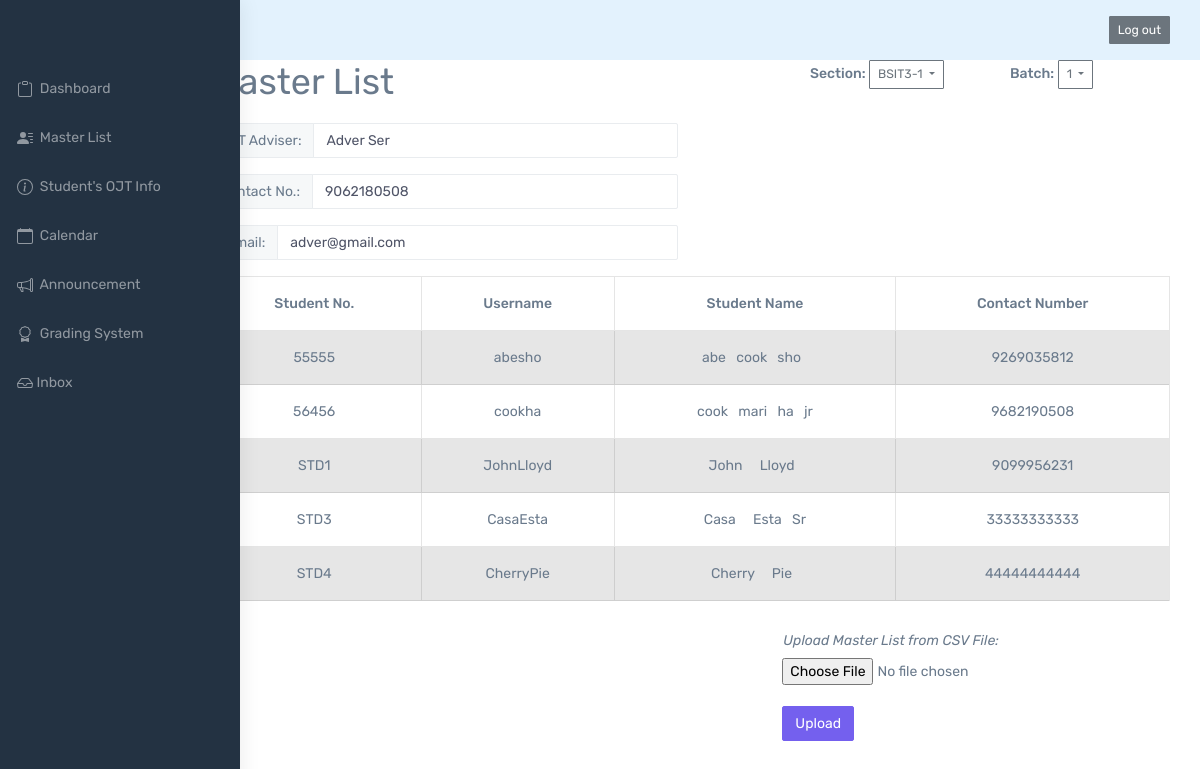
Screenshot of /index.php/master_list with the database file from the repository.
### tables this page shows
CREATE TABLE `tbl_advisers` (
  `id` varchar(50) NOT NULL,
  `username` varchar(50) NOT NULL,
  `email` varchar(50) NOT NULL,
  `image` varchar(200) DEFAULT NULL,
  `firstName` varchar(50) NOT NULL,
  `middleName` varchar(50) DEFAULT NULL,
  `lastName` varchar(50) NOT NULL,
  `suffix` varchar(50) DEFAULT NULL,
  `batchID` int(11) NOT NULL,
  `sectionID` int(11) NOT NULL,
  `contactNumber` varchar(11) NOT NULL
);

CREATE TABLE `tbl_section` (
  `sectionID` int(11) NOT NULL,
  `section` varchar(11) NOT NULL
);

CREATE TABLE `tbl_batch` (
  `batchID` int(11) NOT NULL,
  `batchName` varchar(11) NOT NULL,
  `year` year(4) NOT NULL
);

CREATE TABLE `tbl_student` (
  `studentNumber` varchar(20) NOT NULL,
  `username` varchar(100) NOT NULL,
  `firstName` varchar(50) NOT NULL,
  `middleName` varchar(20) DEFAULT NULL,
  `lastName` varchar(50) NOT NULL,
  `suffix` varchar(3) DEFAULT NULL,
  `totalHours` int(20) DEFAULT NULL,
  `sectionID` int(11) NOT NULL,
  `batchID` int(11) NOT NULL,
  `contactNumber` varchar(11) NOT NULL
);

### application/controllers/Master_list.php (called while the page is built, shortened)
<?php
class Master_list extends CI_Controller {
    function __construct() {
        $this->load->model('crud_model');
        $this->load->library('csvimport');
    }
    function index() {
        $data['addressbook'] = $this->crud_model->get_addressbook();
        $data['section'] = $this->crud_model->getSection();
        $data['batch'] = $this->crud_model->getBatch();
        $data['row'] = $this->crud_model->getAll();
        $this->load->view('master_list_view', $data);
    }
}

### index.php (called while the page is built, shortened)
<?php
require_once BASEPATH.'core/CodeIgniter.php';

### application/models/crud_model.php (called while the page is built, shortened)
<?php
class crud_model extends CI_Model {
    function get_addressbook() {
        $this->db->select('*');
        $this->db->from('tbl_student');
        $this->db->join('tbl_section', 'tbl_section.sectionID = tbl_student.sectionID');
        $this->db->join('tbl_batch', 'tbl_student.batchID = tbl_batch.batchID');
        $this->db->where('tbl_batch.batchID',1);
        $this->db->where('tbl_section.sectionID', 1);
        $query = $this->db->get();
        return $query->result();
    }
    function getAll() {
        $this->db->select('*');
        $this->db->from('tbl_advisers');
        $this->db->join('tbl_section', 'tbl_section.sectionID = tbl_advisers.sectionID');
        $this->db->join('tbl_batch', 'tbl_advisers.batchID = tbl_batch.batchID');
        $this->db->where('tbl_batch.batchID', 1);
        $this->db->where('tbl_section.sectionID', 1);
        $query = $this->db->get();
        return $query->row();
    }
}

### application/views/master_list_view.php (the view, shortened to what this page needs)
<!DOCTYPE html>
<html dir="ltr" lang="en">
    <link href="<?php echo base_url("assets/css/style.min.css"); ?>" rel="stylesheet">
<head>
    <nav  class="navbar navbar-expand-lg navbar-light " style="background-color: #e3f2fd;">
        <div class="container d-flex justify-content-end">
            <div class="row">
                <div class="col-12">
                        <div class="navbar-text d-flex">
                        <button type="button" class="btn btn-secondary btn-sm" data-bs-toggle="modal" data-bs-target="#exampleModal"> Log out </button>
                        </div>
                    </div>
                </div>
            </div>
    </nav>
</head>
<body>
    <div id="main-wrapper" data-navbarbg="skin6" data-theme="light" data-layout="vertical" data-sidebartype="full"
        data-boxed-layout="full">
        <div class="row">
        <aside class="left-sidebar" data-sidebarbg="skin5">
            <div class="scroll-sidebar">
                <nav class="sidebar-nav">
                    <ul id="sidebarnav">
                        <li class="sidebar-item">
                            <a class="sidebar-link waves-effect waves-dark sidebar-link" href="<?php echo base_url() ?>index.php/Admin"
                                aria-expanded="false">
                                <span class="hide-menu">  &nbsp; Dashboard</span>
                            </a>
                        </li>
                        <li class="sidebar-item">
                            <a class="sidebar-link waves-effect waves-dark sidebar-link" href="<?php echo base_url() ?>index.php/Master_list"
                                aria-expanded="false">
                                <span class="hide-menu"> &nbsp; Master List</span>
                            </a>
                        </li>
                        <li class="sidebar-item">
                            <a class="sidebar-link waves-effect waves-dark sidebar-link" href="<?php echo base_url() ?>index.php/Ojt"
                                aria-expanded="false">
                                <span class="hide-menu"> &nbsp; Student's OJT Info</span>
                            </a>
                        </li>
                        <li class="sidebar-item">
                            <a class="sidebar-link waves-effect waves-dark sidebar-link" href="<?php echo base_url() ?>index.php/Calendar"
                                aria-expanded="false">
                                <span class="hide-menu">&nbsp; Calendar</span>
                            </a>
                        </li>
                        <li class="sidebar-item">
                            <a class="sidebar-link waves-effect waves-dark sidebar-link" href="<?php echo base_url() ?>index.php/Announcement"
                                aria-expanded="false">
                                <span class="hide-menu">&nbsp; Announcement</span>
                            </a>
                        </li>
                        <li class="sidebar-item">
                            <a class="sidebar-link waves-effect waves-dark sidebar-link" href="<?php echo base_url() ?>index.php/Grading"
                                aria-expanded="false">
                                <span class="hide-menu">&nbsp; Grading System</span>
                            </a>
                        </li>
                        <li class="sidebar-item">
                            <a class="sidebar-link waves-effect waves-dark sidebar-link" href="<?php echo base_url() ?>index.php/Inbox"
                                aria-expanded="false">
                                <span class="hide-menu">&nbsp;Inbox</span>
                            </a>
                        </li>
                    </ul>
                </nav>
            </div>
        </aside>
        </div>
        </div>
    <div class="container">
        <div class="row">
        <div class="col-2"> </div>
        <div class="col-6">
        <h1> Master List </h1>
            </div>
            <div class="col">
            <label for="exampleInputEmail1">Section:</label>
                    <div class="btn-group">
                    <button type="button" class="btn btn-outline-secondary btn-sm dropdown-toggle" data-bs-toggle="dropdown" aria-expanded="false">
                    <?php echo $row->section;?>
                    </button>
                    </div>
            </div>
            <div class="col">
            <label for="exampleInputEmail1">Batch:</label>
             <div class="btn-group">
                    <button type="button" class="btn btn-outline-secondary btn-sm dropdown-toggle" data-bs-toggle="dropdown" aria-expanded="false">
                    <?php echo $row->batchName;?>
                    </button>
                    </div>
            </div>
        <br>  <br>  <br>
        <div class="row">
            <div class="col-2">
            </div>
            <div class="col-5">
                <div class="input-group mb-3">
                <span class="input-group-text" id="inputGroup-sizing-default">OJT Adviser: </span>
                <input type="text" class="form-control" aria-label="Sizing example input" aria-describedby="inputGroup-sizing-default" value="<?php echo $row->firstName;?> <?php echo $row->lastName;?>">
                </div>
            </div>
        </div>
        <div class="row">
            <div class="col-2">
            </div>
            <div class="col-5">
                <div class="input-group mb-3">
                <span class="input-group-text" id="inputGroup-sizing-default">Contact  No.: </span>
                <input type="text" class="form-control" aria-label="Sizing example input" aria-describedby="inputGroup-sizing-default" value="<?php echo $row->contactNumber;?>">
                </div>
            </div>
        </div>
        <div class="row">
            <div class="col-2">
            </div>
            <div class="col-5">
                <div class="input-group mb-3">
                <span class="input-group-text" id="inputGroup-sizing-default">E-mail: </span>
                <input type="text" class="form-control" aria-label="Sizing example input" aria-describedby="inputGroup-sizing-default" value="<?php echo $row->email;?>">
                </div>
            </div>
        </div>
        <div class="row">
        <div class="col-2">
            </div>
            <div class="col-10">
            <div class="table table-responsive"><table class="table text-center  table-bordered table-striped">
                <thead >
                    <tr>
                    <th scope="col">Student No.</th>
                    <th scope="col">Username</th>
                    <th scope="col">Student Name</th>
                    <th scope="col">Contact Number</th>
                    </tr>
                </thead>
                <tbody>
                <?php foreach ($addressbook as $row): ?>
                            <tr>
                                <td><?php echo $row->studentNumber; ?></td>
                                <td><?php echo $row->username; ?></td>
                                <td><?php echo $row->firstName;?> &nbsp; <?php echo $row->middleName; ?> &nbsp; <?php echo $row->lastName; ?> &nbsp; <?php echo $row->suffix; ?> </td>
                                <td><?php echo $row->contactNumber; ?></td>
                            </tr>
                <?php endforeach; ?>
                </tbody>
        </table></div>
            </div>
            <div class="d-flex justify-content-end">
            <div class="col-2">
                </div>
                <div class="col-4">
                <div class="input-group">
                <h6> <i>Upload Master List from CSV File:</i></h6>
                        <form method="post" action="<?php echo site_url() ?>/Master_list/importcsv" enctype="multipart/form-data">
                        <input type="file" name="userfile" ><br><br>
                        <input type="submit" name="submit" value="Upload" class="btn btn-primary">
                     </form>
                        </div>
                </div>
            </div>
        </div>
</body>
</html>

### rows the page displays
tbl_advisers: sectionID.section "BSIT3-1", batchID.batchName "1", firstName+lastName "Adver Ser", contactNumber "9062180508", email "adver@gmail.com"
tbl_student: studentNumber "55555", username "abesho", firstName "abe", middleName "cook", lastName "sho", contactNumber "9269035812"
tbl_student: studentNumber "56456", username "cookha", firstName "cook", middleName "mari", lastName "ha", suffix "jr", contactNumber "9682190508"
tbl_student: studentNumber "STD1", username "JohnLloyd", firstName "John", lastName "Lloyd", contactNumber "9099956231"
tbl_student: studentNumber "STD3", username "CasaEsta", firstName "Casa", lastName "Esta", suffix "Sr", contactNumber "33333333333"
tbl_student: studentNumber "STD4", username "CherryPie", firstName "Cherry", lastName "Pie", contactNumber "44444444444"
